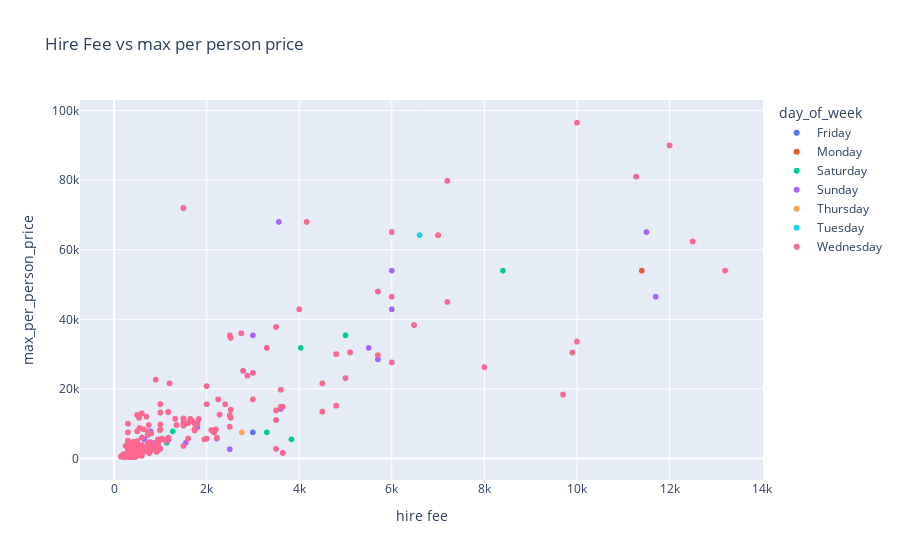

Source (notebook cell):
### Code cell
fig = px.scatter(plotting_table, x="hire fee", y="max_per_person_price", 
                 color = 'day_of_week', title = 'Hire Fee vs max per person price')
fig.show()

### Figure 1 — Plotly figure (JSON) as saved in the notebook; plotly's stock layout.template omitted (floating-point values rounded to 4 significant figures; data arrays with more than 128 entries replaced by an {"elided": "..."} marker saying what was removed)
{"data": [{"hovertemplate": "day_of_week=Friday<br>hire fee=%{x}<br>max_per_person_price=%{y}<extra></extra>", "legendgroup": "Friday", "marker": {"color": "#636efa", "symbol": "circle"}, "mode": "markers", "name": "Friday", "showlegend": true, "type": "scattergl", "x": {"elided": "252 float values"}, "xaxis": "x", "y": {"elided": "252 float values"}, "yaxis": "y"}, {"hovertemplate": "day_of_week=Monday<br>hire fee=%{x}<br>max_per_person_price=%{y}<extra></extra>", "legendgroup": "Monday", "marker": {"color": "#EF553B", "symbol": "circle"}, "mode": "markers", "name": "Monday", "showlegend": true, "type": "scattergl", "x": {"elided": "252 float values"}, "xaxis": "x", "y": {"elided": "252 float values"}, "yaxis": "y"}, {"hovertemplate": "day_of_week=Saturday<br>hire fee=%{x}<br>max_per_person_price=%{y}<extra></extra>", "legendgroup": "Saturday", "marker": {"color": "#00cc96", "symbol": "circle"}, "mode": "markers", "name": "Saturday", "showlegend": true, "type": "scattergl", "x": {"elided": "180 float values"}, "xaxis": "x", "y": {"elided": "180 float values"}, "yaxis": "y"}, {"hovertemplate": "day_of_week=Sunday<br>hire fee=%{x}<br>max_per_person_price=%{y}<extra></extra>", "legendgroup": "Sunday", "marker": {"color": "#ab63fa", "symbol": "circle"}, "mode": "markers", "name": "Sunday", "showlegend": true, "type": "scattergl", "x": {"elided": "179 float values"}, "xaxis": "x", "y": {"elided": "179 float values"}, "yaxis": "y"}, {"hovertemplate": "day_of_week=Thursday<br>hire fee=%{x}<br>max_per_person_price=%{y}<extra></extra>", "legendgroup": "Thursday", "marker": {"color": "#FFA15A", "symbol": "circle"}, "mode": "markers", "name": "Thursday", "showlegend": true, "type": "scattergl", "x": {"elided": "252 float values"}, "xaxis": "x", "y": {"elided": "252 float values"}, "yaxis": "y"}, {"hovertemplate": "day_of_week=Tuesday<br>hire fee=%{x}<br>max_per_person_price=%{y}<extra></extra>", "legendgroup": "Tuesday", "marker": {"color": "#19d3f3", "symbol": "circle"}, "mode": "markers", "name": "Tuesday", "showlegend": true, "type": "scattergl", "x": {"elided": "242 float values"}, "xaxis": "x", "y": {"elided": "242 float values"}, "yaxis": "y"}, {"hovertemplate": "day_of_week=Wednesday<br>hire fee=%{x}<br>max_per_person_price=%{y}<extra></extra>", "legendgroup": "Wednesday", "marker": {"color": "#FF6692", "symbol": "circle"}, "mode": "markers", "name": "Wednesday", "showlegend": true, "type": "scattergl", "x": {"elided": "252 float values"}, "xaxis": "x", "y": {"elided": "252 float values"}, "yaxis": "y"}], "layout": {"autosize": true, "legend": {"title": {"text": "day_of_week"}, "tracegroupgap": 0}, "title": {"text": "Hire Fee vs max per person price"}, "xaxis": {"anchor": "y", "autorange": true, "domain": [0, 1], "range": [-736.1, 14020.0], "title": {"text": "hire fee"}, "type": "linear"}, "yaxis": {"anchor": "x", "autorange": true, "domain": [0, 1], "range": [-7586.0, 104500.0], "title": {"text": "max_per_person_price"}, "type": "linear"}}}
